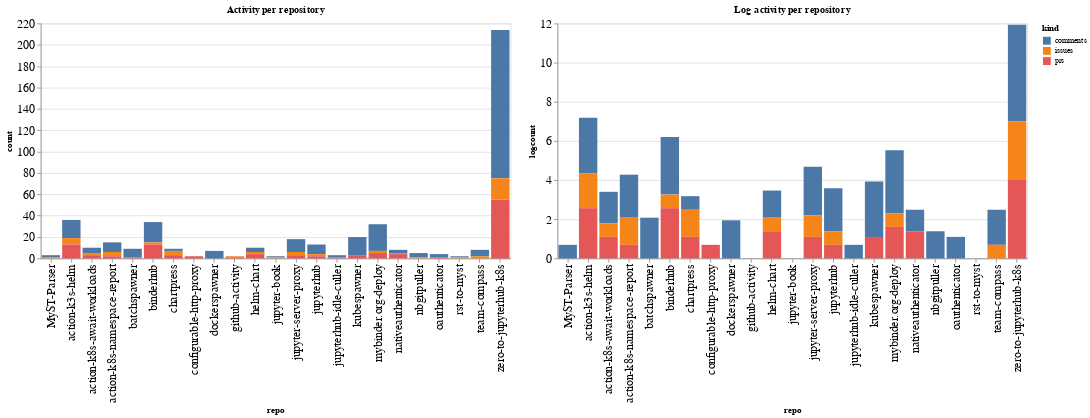

Notebook cell for this chart:
### Code cell
ch1 = alt.Chart(repo_summaries, width=600, title="Activity per repository").mark_bar().encode(
    x='repo',
    y='count',
    color='kind',
    tooltip="kind"
)

ch2 = alt.Chart(repo_summaries, width=600, title="Log activity per repository").mark_bar().encode(
    x='repo',
    y='logcount',
    color='kind',
    tooltip="kind"
)

ch1 | ch2

### Figure 1 — Vega-Lite specification as saved in the notebook (floating-point values rounded to 4 significant figures)
{"config": {"axisLeft": {"labelFontSize": 15}, "axisBottom": {"labelFontSize": 15}}, "hconcat": [{"mark": "bar", "encoding": {"color": {"type": "nominal", "field": "kind"}, "tooltip": {"type": "nominal", "field": "kind"}, "x": {"type": "nominal", "field": "repo"}, "y": {"type": "quantitative", "field": "count"}}, "title": "Activity per repository", "width": 600}, {"mark": "bar", "encoding": {"color": {"type": "nominal", "field": "kind"}, "tooltip": {"type": "nominal", "field": "kind"}, "x": {"type": "nominal", "field": "repo"}, "y": {"type": "quantitative", "field": "logcount"}}, "title": "Log activity per repository", "width": 600}], "data": {"name": "data-f25e9f8f6fb3955822b3a4e283432d80"}, "$schema": "https://vega.github.io/schema/vega-lite/v4.8.1.json", "datasets": {"data-f25e9f8f6fb3955822b3a4e283432d80": [{"repo": "MyST-Parser", "kind": "comments", "count": 2, "logcount": 0.6931}, {"repo": "MyST-Parser", "kind": "issues", "count": 1, "logcount": 0.0}, {"repo": "action-k3s-helm", "kind": "comments", "count": 17, "logcount": 2.833}, {"repo": "action-k3s-helm", "kind": "issues", "count": 6, "logcount": 1.792}, {"repo": "action-k3s-helm", "kind": "prs", "count": 13, "logcount": 2.565}, {"repo": "action-k8s-await-workloads", "kind": "comments", "count": 5, "logcount": 1.609}, {"repo": "action-k8s-await-workloads", "kind": "issues", "count": 2, "logcount": 0.6931}, {"repo": "action-k8s-await-workloads", "kind": "prs", "count": 3, "logcount": 1.099}, {"repo": "action-k8s-namespace-report", "kind": "comments", "count": 9, "logcount": 2.197}, {"repo": "action-k8s-namespace-report", "kind": "issues", "count": 4, "logcount": 1.386}, {"repo": "action-k8s-namespace-report", "kind": "prs", "count": 2, "logcount": 0.6931}, {"repo": "batchspawner", "kind": "comments", "count": 8, "logcount": 2.079}, {"repo": "batchspawner", "kind": "prs", "count": 1, "logcount": 0.0}, {"repo": "binderhub", "kind": "comments", "count": 19, "logcount": 2.944}, {"repo": "binderhub", "kind": "issues", "count": 2, "logcount": 0.6931}, {"repo": "binderhub", "kind": "prs", "count": 13, "logcount": 2.565}, {"repo": "chartpress", "kind": "comments", "count": 2, "logcount": 0.6931}, {"repo": "chartpress", "kind": "issues", "count": 4, "logcount": 1.386}, {"repo": "chartpress", "kind": "prs", "count": 3, "logcount": 1.099}, {"repo": "configurable-http-proxy", "kind": "prs", "count": 2, "logcount": 0.6931}, {"repo": "dockerspawner", "kind": "comments", "count": 7, "logcount": 1.946}, {"repo": "github-activity", "kind": "issues", "count": 1, "logcount": 0.0}, {"repo": "github-activity", "kind": "prs", "count": 1, "logcount": 0.0}, {"repo": "helm-chart", "kind": "comments", "count": 4, "logcount": 1.386}, {"repo": "helm-chart", "kind": "issues", "count": 2, "logcount": 0.6931}, {"repo": "helm-chart", "kind": "prs", "count": 4, "logcount": 1.386}, {"repo": "jupyter-book", "kind": "comments", "count": 1, "logcount": 0.0}, {"repo": "jupyter-book", "kind": "issues", "count": 1, "logcount": 0.0}, {"repo": "jupyter-server-proxy", "kind": "comments", "count": 12, "logcount": 2.485}, {"repo": "jupyter-server-proxy", "kind": "issues", "count": 3, "logcount": 1.099}, {"repo": "jupyter-server-proxy", "kind": "prs", "count": 3, "logcount": 1.099}, {"repo": "jupyterhub", "kind": "comments", "count": 9, "logcount": 2.197}, {"repo": "jupyterhub", "kind": "issues", "count": 2, "logcount": 0.6931}, {"repo": "jupyterhub", "kind": "prs", "count": 2, "logcount": 0.6931}, {"repo": "jupyterhub-idle-culler", "kind": "comments", "count": 2, "logcount": 0.6931}, {"repo": "jupyterhub-idle-culler", "kind": "prs", "count": 1, "logcount": 0.0}, {"repo": "kubespawner", "kind": "comments", "count": 17, "logcount": 2.833}, {"repo": "kubespawner", "kind": "prs", "count": 3, "logcount": 1.099}, {"repo": "mybinder.org-deploy", "kind": "comments", "count": 25, "logcount": 3.219}, {"repo": "mybinder.org-deploy", "kind": "issues", "count": 2, "logcount": 0.6931}, {"repo": "mybinder.org-deploy", "kind": "prs", "count": 5, "logcount": 1.609}, {"repo": "nativeauthenticator", "kind": "comments", "count": 3, "logcount": 1.099}, {"repo": "nativeauthenticator", "kind": "issues", "count": 1, "logcount": 0.0}, {"repo": "nativeauthenticator", "kind": "prs", "count": 4, "logcount": 1.386}, {"repo": "nbgitpuller", "kind": "comments", "count": 4, "logcount": 1.386}, {"repo": "nbgitpuller", "kind": "issues", "count": 1, "logcount": 0.0}, {"repo": "oauthenticator", "kind": "comments", "count": 3, "logcount": 1.099}, {"repo": "oauthenticator", "kind": "prs", "count": 1, "logcount": 0.0}, {"repo": "rst-to-myst", "kind": "comments", "count": 1, "logcount": 0.0}, {"repo": "rst-to-myst", "kind": "issues", "count": 1, "logcount": 0.0}, {"repo": "team-compass", "kind": "comments", "count": 6, "logcount": 1.792}, {"repo": "team-compass", "kind": "issues", "count": 2, "logcount": 0.6931}, {"repo": "zero-to-jupyterhub-k8s", "kind": "comments", "count": 139, "logcount": 4.934}, {"repo": "zero-to-jupyterhub-k8s", "kind": "issues", "count": 20, "logcount": 2.996}, {"repo": "zero-to-jupyterhub-k8s", "kind": "prs", "count": 55, "logcount": 4.007}]}}
